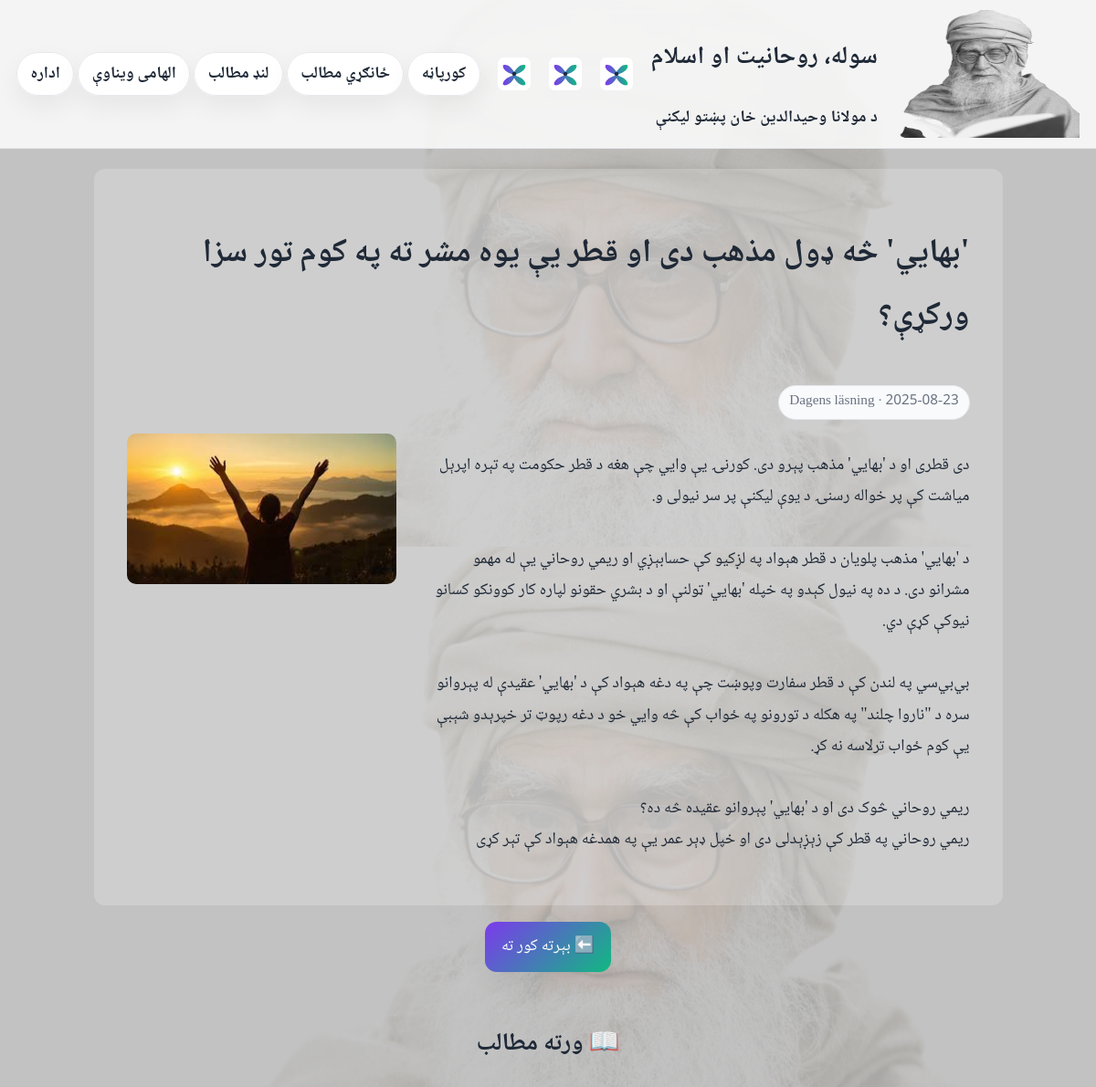
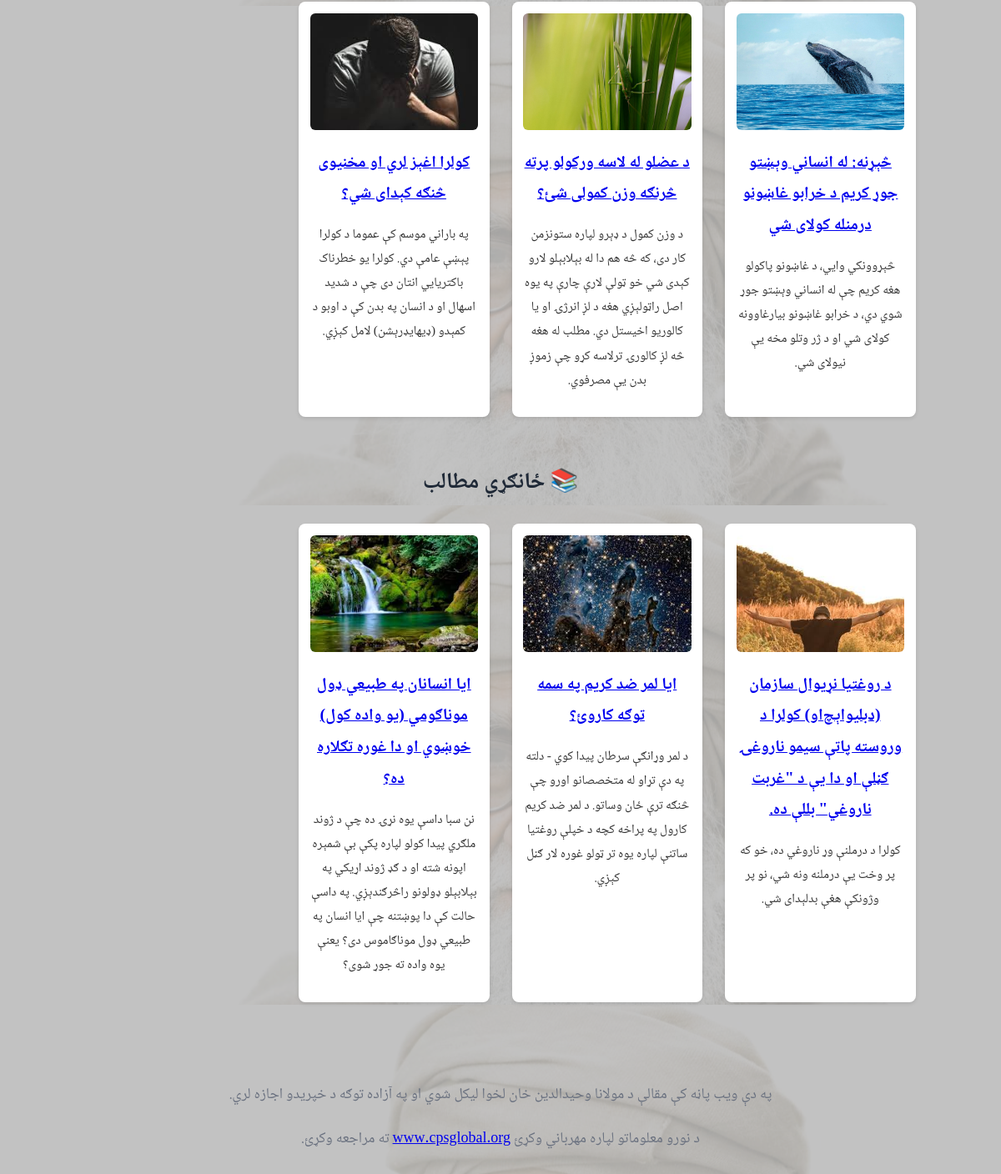
The app's page /article.php?id=4 with its own data (2 pictures, top to bottom).
### tables this page shows
CREATE TABLE articles (
    id INTEGER PRIMARY KEY AUTOINCREMENT,
    title TEXT NOT NULL,
    excerpt TEXT,
    content TEXT NOT NULL,
    category TEXT,
    image TEXT,
    date TEXT DEFAULT (date('now'))
);

### article.php (the view, shortened to what this page needs)
<?php
$db = new SQLite3(__DIR__ . '/data.db');
$id = $_GET['id'] ?? 0;
$stmt = $db->prepare("SELECT * FROM articles WHERE id=:id");
$stmt->bindValue(':id',$id,SQLITE3_INTEGER);
$res = $stmt->execute();
$article = $res->fetchArray(SQLITE3_ASSOC);
$relatedDaily = $db->query("SELECT id,title,excerpt,image FROM articles WHERE category='Dagens läsning' AND id != $id ORDER BY RANDOM() LIMIT 3");
$relatedWeekly = $db->query("SELECT id,title,excerpt,image FROM articles WHERE category='Veckans läsning' AND id != $id ORDER BY RANDOM() LIMIT 3");
?>
<!doctype html>
<html lang="ps" dir="rtl">
<head>
<link rel="stylesheet" href="styles.css">
</head>
<body>
<?php include 'nav.php'; ?>
<main class="container">
  <div class="article-container">
    <h1><?php echo htmlspecialchars($article['title']); ?></h1>
    <p class="badge"><?php echo htmlspecialchars($article['date']); ?> · <?php echo htmlspecialchars($article['category']); ?></p>
    <div class="article-layout">
      <div class="article-text">
        <p><?php echo nl2br(htmlspecialchars($article['content'])); ?></p>
      </div>
      <?php if ($article['image']): ?>
      <div class="article-image">
        <img src="<?php echo htmlspecialchars($article['image']); ?>" alt="">
      </div>
      <?php endif; ?>
    </div>
  </div>
  <p style="text-align:center;margin-top:1rem">
    <a class="btn" href="index.php">⬅️ بېرته کور ته</a>
  </p>
  <div class="related-section">
    <h2>📖 ورته مطالب</h2>
    <div class="related-grid">
      <?php while ($row = $relatedDaily->fetchArray(SQLITE3_ASSOC)): ?>
        <div class="related-card">
          <img src="<?php echo htmlspecialchars($row['image'] ?: 'assets/fallback.jpg'); ?>" alt="">
          <h4><a href="article.php?id=<?php echo $row['id']; ?>"><?php echo htmlspecialchars($row['title']); ?></a></h4>
          <p><?php echo htmlspecialchars($row['excerpt']); ?></p>
        </div>
      <?php endwhile; ?>
    </div>
  </div>
  <div class="related-section">
    <h2>📚 ځانګړي مطالب</h2>
    <div class="related-grid">
      <?php while ($row = $relatedWeekly->fetchArray(SQLITE3_ASSOC)): ?>
        <div class="related-card">
          <img src="<?php echo htmlspecialchars($row['image'] ?: 'assets/fallback.jpg'); ?>" alt="">
          <h4><a href="article.php?id=<?php echo $row['id']; ?>"><?php echo htmlspecialchars($row['title']); ?></a></h4>
          <p><?php echo htmlspecialchars($row['excerpt']); ?></p>
        </div>
      <?php endwhile; ?>
    </div>
  </div>
</main>
<?php include 'footer.php'; renderFooter(); ?>
</body>
</html>

### nav.php
<nav class="nav">
  <a class="brand" href="index.php"><img src="images//icons/khan8.png" alt="لوګو" width="210" height="140"><span class="title">
 <h1> سوله، روحانیت او اسلام</h1> د مولانا وحیدالدین خان پښتو لیکنې
</span></a>
  <a class="brand" href="index.php">
<img src="assets/logo.svg" alt="لوګو" width="36" height="36" style="border-radius:3px"></a>
<img src="assets/logo.svg" alt="لوګو" width="36" height="36" style="border-radius:3px"></a>
<img src="assets/logo.svg" alt="لوګو" width="36" height="36" style="border-radius:3px"></a>
  <div class="menu"><b>
    <a href="index.php" title="Home"> کورپاڼه</a>
    <a href="weekly.php" title="Veckans läsning"> ځانګړي مطالب</a>
    <a href="daily.php" title="Dagens läsning">لنډ مطالب</a>
    <a href="inspiration.php" title="Dagens inspiration">الهامی ویناوې</a>
    <a href="admin.php" title="Admin">اداره</a></b>
  </div>
</nav>

### footer.php
<?php
function renderFooter() {
    echo '
    <footer>
      په دې ویب پاڼه کې مقالې د مولانا وحیدالدین خان لخوا لیکل شوي او په آزاده توګه د خپریدو اجازه لري.
      <p> د نورو معلوماتو لپاره مهرباني وکړئ <a href="https://www.cpsglobal.org" target="_blank">www.cpsglobal.org</a> ته مراجعه وکړئ.</p>
    </footer>
    ';
}
?>

### styles.css (style rules this page uses)
:root { --bg:#f7fafc;--ink:#1f2937;--muted:#6b7280;--card:#fff;--border:#e5e7eb;--accent:#7c3aed;--accent2:#10b981;--shadow:0 12px 28px rgba(0,0,0,.06) }
* { box-sizing:border-box }
html { font-size:18px }
body { margin:0;color:var(--ink);background:radial-gradient(1200px 800px at 80% -20%,#eef2ff 0%,var(--bg) 40%) fixed;font-family:"Noto Naskh Arabic","Scheherazade New",serif;line-height:1.9;direction:rtl }
.container { max-width:1040px;margin:0 auto;padding:1.25rem }
.nav { display:flex;align-items:center;justify-content:space-between;gap:.75rem;position:sticky;top:0;z-index:30;background:rgba(255,255,255,.82);backdrop-filter:blur(6px);border-bottom:1px solid var(--border);padding:.6rem 1rem }
.brand { display:flex;align-items:center;gap:.6rem;color:inherit;text-decoration:none }
.brand .title { font-weight:800;letter-spacing:.3px }
.menu { display:flex;gap:.2rem;flex-wrap:wrap }
.menu a { color:inherit;text-decoration:none;background:var(--card);border:1px solid var(--border);padding:.45rem .8rem;border-radius:999px;box-shadow:var(--shadow) }
.badge { display:inline-block;padding:.2rem .6rem;border:1px solid var(--border);border-radius:999px;background:#f8fafc;color:var(--muted);font-size:.85rem }
a.btn { display:inline-block;text-decoration:none;background:linear-gradient(135deg,var(--accent),var(--accent2));color:#fff;padding:.6rem 1rem;border-radius:.7rem;box-shadow:var(--shadow) }
footer { margin-top:2rem;padding:2rem 1rem;text-align:center;color:var(--muted) }

### article.php (style rules this page uses)
body { background: url('assets/pattern-light.png') repeat; }
.article-container { background: rgba(255,255,255,0.2); border-radius: 12px; padding: 2rem; margin-top: 0.01rem; }
.article-layout { display: flex; flex-direction: row; gap: 2rem; align-items: flex-start; }
.article-text { flex: 2; }
.article-image { flex: 1; }
.article-image img { max-width: 100%; border-radius: 10px; }
.related-section { margin-top: 3rem; text-align:center; }
.related-grid { display: grid; grid-template-columns: repeat(auto-fill,minmax(220px,1fr)); gap: 1.5rem; justify-items: center; }
.related-card { background: rgba(255,255,255,1); padding: .75rem; border-radius: 8px; box-shadow: 0 2px 4px rgba(0,0,0,0.1); transition: transform .2s; width: 100%; max-width: 250px; text-align: center; }
.related-card img { width: 100%; height: 140px; object-fit: cover; border-radius: 6px; }
.related-card h4 { margin: .5rem 0 .25rem; font-size: 1.1rem; }
.related-card p { font-size: .85rem; color: #333; }

### records on screen
articles: title "'بهايي' څه ډول مذهب دی او قطر یې یوه مشر ته په کوم تور سزا ورکړې؟", category "Dagens läsning", content "دی قطری او د 'بهايي' مذهب پېرو دی. کورنۍ یې وايي چې هغه د قطر حکومت په تېره اپرېل میاشت کې پر خواله رسنۍ د یوې لیکنې پر سر نیولی و.‌ د 'بهايي' مذهب پلویان د قطر هېواد په لږکیو کې حسابېږي او ریمي روحاني یې له مهمو مشرانو دی.‌ د ده په نیول کېدو په خپله 'بهايي' ټولنې او د بشري حقونو لپاره کار کوونکو کسانو نیوکې کړې دي. بي‌بي‌سي په لندن کې د قطر سفارت وپوښت چې په دغه هېواد کې د 'بهايي' عقیدې له پېروانو سره د \"ناروا چلند\" په هکله د تورونو په ځواب کې څه وايي خو د دغه رپوټ تر خپرېدو شېبې یې کوم ځواب ترلاسه نه کړ. ریمي روحاني څوک دی او د 'بهايي' پېروانو عقیده څه ده؟ ریمي روحاني په قطر کې زېږېدلی دی او خپل ډېر عمر یې په همدغه هېواد کې تېر کړی", image (picture)
articles: image (picture), title "څېړنه: له انساني وېښتو جوړ کریم د خرابو غاښونو درمنله کولای شي", excerpt "څېړوونکي وايي، د غاښونو پاکولو هغه کریم چې له انساني وېښتو جوړ شوي دي، د خرابو غاښونو بیارغاوونه کولای شي او د ژر وتلو مخه یې نیولای شي."
articles: image (picture), title "د عضلو له لاسه ورکولو پرته څرنګه وزن کمولی شئ؟", excerpt "د وزن کمول د ډېرو لپاره ستونزمن کار دی، که څه هم دا له بېلابېلو لارو کېدی شي خو ټولې لارې چارې په يوه اصل راټولېږي هغه د لږ انرژۍ او یا کالوریو اخيستل دي. مطلب له هغه څه لږ کالورۍ ترلاسه کړو چې زموږ بدن يې مصرفوي."
articles: image (picture), title "کولرا اغېز لري او مخنیوی څنګه کېدای شي؟", excerpt "په باراني موسم کې عموما د کولرا پېښې عامې دي. کولرا یو خطرناک باکتریایي انتان دی چې د شدید اسهال او د انسان په بدن کې د اوبو د کمېدو (ډیهایډرېشن) لامل کېږي."
articles: image (picture), title "د روغتیا نړیوال سازمان (ډبلیو‌اېچ‌او) کولرا د وروسته پاتې سیمو ناروغۍ ګڼلې او دا یې د \"غربت ناروغي\" بللې ده.", excerpt "کولرا د درملنې وړ ناروغي ده، خو که پر وخت یې درملنه ونه شي، نو پر وژونکې هغې بدلېدای شي."
articles: image (picture), title "ایا لمر ضد کریم په سمه توګه کاروئ؟", excerpt "د لمر وړانګې سرطان پیدا کوي - دلته په دې تړاو له متخصصانو اورو چې څنګه ترې ځان وساتو.‌ د لمر ضد کریم کارول په پراخه کچه د خپلې روغتیا ساتنې لپاره یوه تر ټولو غوره لار ګڼل کېږي."
articles: image (picture), title "ایا انسانان په طبیعي ډول موناګومي (یو واده کول) خوښوي او دا غوره تګلاره ده؟", excerpt "نن سبا داسې یوه نړۍ ده چې د ژوند ملګري پیدا کولو لپاره پکې بې شمېره اپونه شته او د ګډ ژوند اړیکي په بېلابېلو ډولونو راڅرګندېږي. په داسې حالت کې دا پوښتنه چې ایا انسان په طبیعي ډول موناګاموس دی؟ یعنې یوه واده ته جوړ شوی؟"
